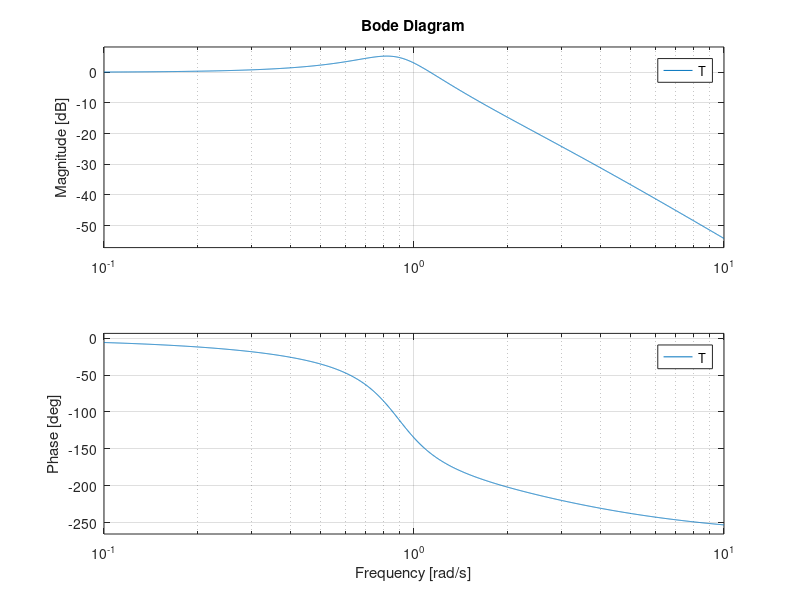

Recreate this plot in MATLAB. (Note: this script raises an error after producing the figure.)
%%Task 1 https://se.mathworks.com/help/control/ref/margin.html
s = tf('s');
L = 20*(s+1)/(s*(s+5)*(s^2+2*s+10))
[Gm, Pm, Wcg, Wcp] = margin(L);
%Gain margin is incorrect here
GmdB = 20*log10(Gm)
Pm
Wcg
Wcp

%% Task 2
s=tf('s');
T = 1/((s*(0.5*s+1)*(s+1))+1)
w = logspace(-1, 1, 2000);
bode(T,w)
% Peak gain = 5.28dB
% Peak frequency = 0.816 rad/s
bandwidth(T)

%% Task 3
s=tf('s');
L=(s+4)/((s+1)*(s+2))
nyquist(L)

%% Task 4
s=tf('s');
L2=50*(s+3)/(s^3-s^2+11*s-51)
nyquist(L2)

%% Task5

for K = 1:50
    T=tf([K K*50], [1 30 200+K 50*K]);
    array(K)=bandwidth(T);
end
plot(array)
xlabel('Gain K');
ylabel('Bandwidth (Hz)');

%% Task 6
s= tf('s');
L = (s+0.6)/(s^2*(s^2+9*s+12));

for K = 1:20
   [Gm , Pm] = margin(K*L);
   values(K) = Pm;
end

plot(1:20, values)

closedLoop = (8*L)/(1+(8*L));
% Reaches max value at K=8
bw = bandwidth(closedLoop) %1.3149 rad/s
bwHz = bw/(2*pi) %0.2093 Hz
step(closedLoop);
grid on